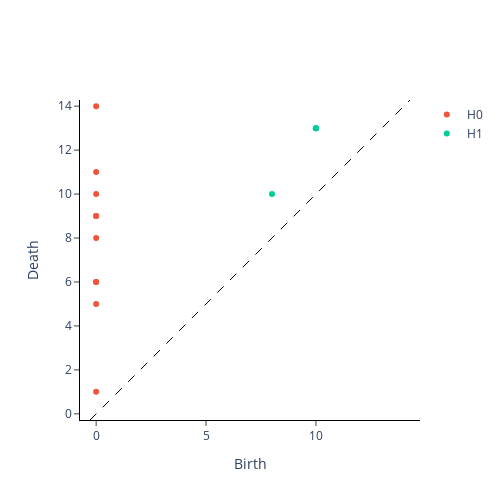

Notebook code cell kept with this figure:
### Code cell
vr_persistence = VietorisRipsPersistence(
        metric="precomputed",
        homology_dimensions=[0, 1],  # Compute H0 and H1
        collapse_edges=True  # Handle disconnected graphs
    )

diagrams = vr_persistence.fit_transform([adj_matrix])[0]
plot_diagram(diagrams)

### Figure 1 — Plotly figure (JSON) as saved in the notebook; plotly's stock layout.template omitted (floating-point values rounded to 4 significant figures)
{"data": [{"hoverinfo": "none", "line": {"color": "black", "dash": "dash", "width": 1}, "mode": "lines", "showlegend": false, "type": "scatter", "x": [-0.28, 14.28], "y": [-0.28, 14.28]}, {"hoverinfo": "text", "hovertext": ["(0.0, 1.0)", "(0.0, 5.0)", "(0.0, 6.0), multiplicity: 2", "(0.0, 6.0), multiplicity: 2", "(0.0, 8.0)", "(0.0, 9.0), multiplicity: 2", "(0.0, 9.0), multiplicity: 2", "(0.0, 10.0)", "(0.0, 11.0)", "(0.0, 14.0)"], "mode": "markers", "name": "H0", "type": "scatter", "x": [0, 0, 0, 0, 0, 0, 0, 0, 0, 0], "y": [1, 5, 6, 6, 8, 9, 9, 10, 11, 14]}, {"hoverinfo": "text", "hovertext": ["(10.0, 13.0), multiplicity: 3", "(10.0, 13.0), multiplicity: 3", "(10.0, 13.0), multiplicity: 3", "(8.0, 10.0)"], "mode": "markers", "name": "H1", "type": "scatter", "x": [10, 10, 10, 8], "y": [13, 13, 13, 10]}], "layout": {"height": 500, "plot_bgcolor": "white", "width": 500, "xaxis": {"autorange": false, "exponentformat": "e", "linecolor": "black", "linewidth": 1, "mirror": false, "range": [-0.28, 14.28], "showexponent": "all", "showline": true, "side": "bottom", "ticks": "outside", "title": {"text": "Birth"}, "type": "linear", "zeroline": true}, "yaxis": {"autorange": false, "exponentformat": "e", "linecolor": "black", "linewidth": 1, "mirror": false, "range": [-0.28, 14.28], "scaleanchor": "x", "scaleratio": 1, "showexponent": "all", "showline": true, "side": "left", "ticks": "outside", "title": {"text": "Death"}, "type": "linear", "zeroline": true}}}
